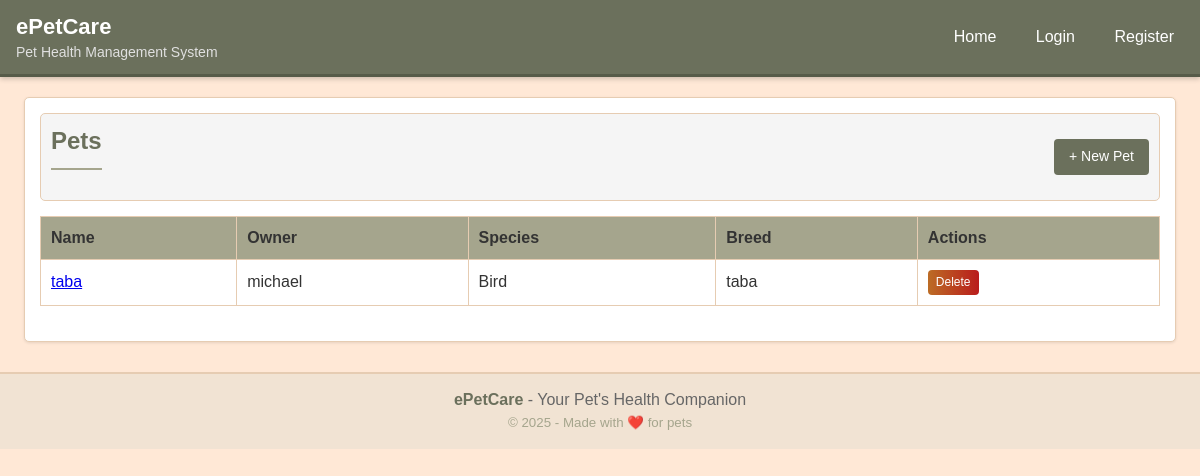
The app's page /pets/, older data.
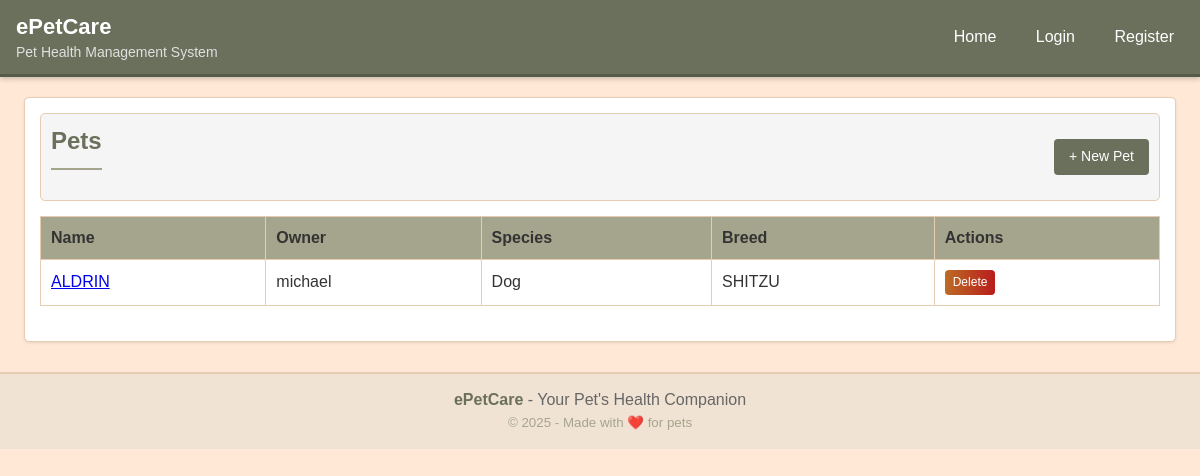
The same page, newer data.
### clinic/models.py (models this page shows, shortened)
class Pet(models.Model):
    class Species(models.TextChoices):
        DOG = 'dog', 'Dog'
        CAT = 'cat', 'Cat'
        BIRD = 'bird', 'Bird'
        RABBIT = 'rabbit', 'Rabbit'
        OTHER = 'other', 'Other'
    class Sex(models.TextChoices):
        MALE = 'male', 'Male'
        FEMALE = 'female', 'Female'
        UNKNOWN = 'unknown', 'Unknown'
    owner = models.ForeignKey(Owner, on_delete=models.CASCADE, related_name='pets')
    name = models.CharField(max_length=80)
    species = models.CharField(max_length=20, choices=Species.choices, default=Species.DOG)
    breed = models.CharField(max_length=80, blank=True)
    sex = models.CharField(max_length=20, choices=Sex.choices, default=Sex.UNKNOWN)
    birth_date = models.DateField(null=True, blank=True)
    weight_kg = models.DecimalField(max_digits=5, decimal_places=2, null=True, blank=True)
    notes = models.TextField(blank=True)

class Owner(models.Model):
    user = models.OneToOneField(User, on_delete=models.CASCADE, related_name='owner_profile', null=True, blank=True)
    full_name = models.CharField(max_length=120)
    email = models.EmailField(blank=True)
    phone = models.CharField(max_length=30, blank=True)
    address = models.TextField(blank=True)
    created_at = models.DateTimeField(auto_now_add=True)

### clinic/views.py (the view)
# urls.py: path('pets/', views.pet_list, name='pet_list'),
def pet_list(request):
    pets = Pet.objects.select_related('owner').order_by('name')
    return render(request, 'clinic/pet_list.html', {"pets": pets})

### clinic/templates/clinic/pet_list.html (shortened to what this page needs)
{% extends 'clinic/base.html' %}
{% block content %}
<div class="toolbar">
  <h2>Pets</h2>
  <a class="btn" href="{% url 'pet_create' %}">+ New Pet</a>
</div>
<table>
  <thead>
    <tr><th>Name</th><th>Owner</th><th>Species</th><th>Breed</th><th>Actions</th></tr>
  </thead>
  <tbody>
    {% for pet in pets %}
      <tr>
        <td><a href="{% url 'pet_detail' pet.pk %}">{{ pet.name }}</a></td>
        <td>{{ pet.owner.full_name }}</td>
        <td>{{ pet.get_species_display }}</td>
        <td>{{ pet.breed|default:'-' }}</td>
        <td>
          <a href="{% url 'pet_delete' pet.pk %}" class="btn btn-secondary" style="padding: 4px 8px; font-size: 12px; background: linear-gradient(90deg, var(--bad) 0%, #b91c1c 100%);">Delete</a>
        </td>
      </tr>
    {% empty %}
      <tr><td colspan="5">No pets yet.</td></tr>
    {% endfor %}
  </tbody>
</table>
{% endblock %}

Row changes from the older to the newer data that the page shows:
removed Pet: name "taba", owner.full_name "michael", species "Bird", breed "taba"
added Pet: name "ALDRIN", owner.full_name "michael", species "Dog", breed "SHITZU"
